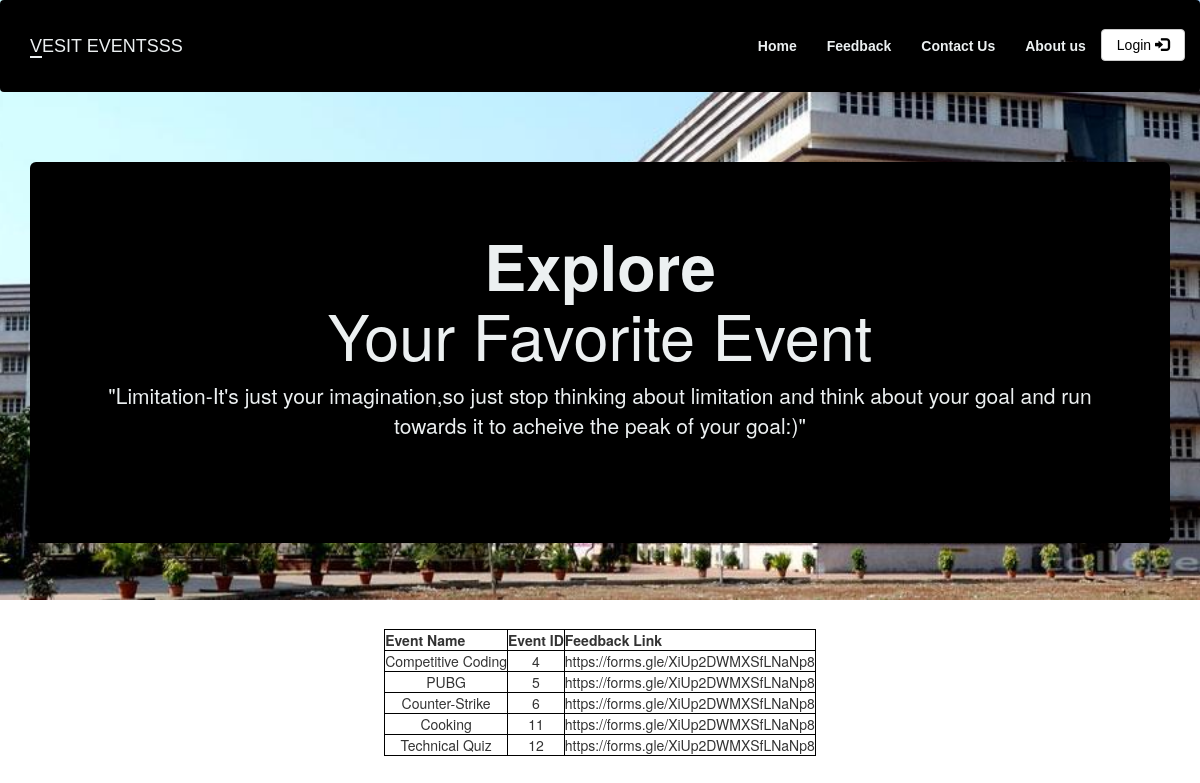
Page /feedback.php on the committed database.
### tables this page shows
CREATE TABLE `feedback_table` (
  `event_name` varchar(100) NOT NULL,
  `event_id` int(11) NOT NULL,
  `feeback_form_link` varchar(1000) NOT NULL
);

### feedback.php (the view, shortened to what this page needs)
<!DOCTYPE html>
<html>
    <head>
        <?php require 'utils/styles.php';?>
        <?php
 $user = 'root';
 $password = '';
 $database = 'vesitevents';
 $servername='localhost:3306';
 $mysqli = new mysqli($servername, $user, $password, $database);
 $sql = " SELECT * FROM feedback_table";
 $result = $mysqli->query($sql);
 ?>
            </head>
    <body>
        <?php require 'utils/header.php'; ?>
    <section>
        <table class="center">
            <tr>
                <th>Event Name</th>
                <th>Event ID</th>
                <th>Feedback Link</th>
            </tr>
            <?php
                while($rows=$result->fetch_assoc())
                {
            ?>
            <tr>
                <td><?php echo $rows['event_name'];?></td>
                <td><?php echo $rows['event_id'];?></td>
                <td><?php echo $rows['feeback_form_link'];?></td>
            </tr>
            <?php
                }
            ?>
        </table>
    </section>
</body>
</html>

### css/style.css (style rules this page uses)
body { overflow-x: hidden; }

### feedback.php (style rules this page uses)
.center { margin-left: auto; margin-right: auto; }
th, td { font-weight: bold; border: 1px solid black; margin: 5px; padding: 30px; text-align: center; }
td { font-weight: lighter; padding:50 px; margin: 10px; }
tr { padding:10 px; margin: 3px; }

### rows in the picture
feedback_table: event_name "Competitive Coding", event_id "4", feeback_form_link "https://forms.gle/XiUp2DWMXSfLNaNp8"
feedback_table: event_name "PUBG", event_id "5", feeback_form_link "https://forms.gle/XiUp2DWMXSfLNaNp8"
feedback_table: event_name "Counter-Strike", event_id "6", feeback_form_link "https://forms.gle/XiUp2DWMXSfLNaNp8"
feedback_table: event_name "Cooking", event_id "11", feeback_form_link "https://forms.gle/XiUp2DWMXSfLNaNp8"
feedback_table: event_name "Technical Quiz", event_id "12", feeback_form_link "https://forms.gle/XiUp2DWMXSfLNaNp8"
